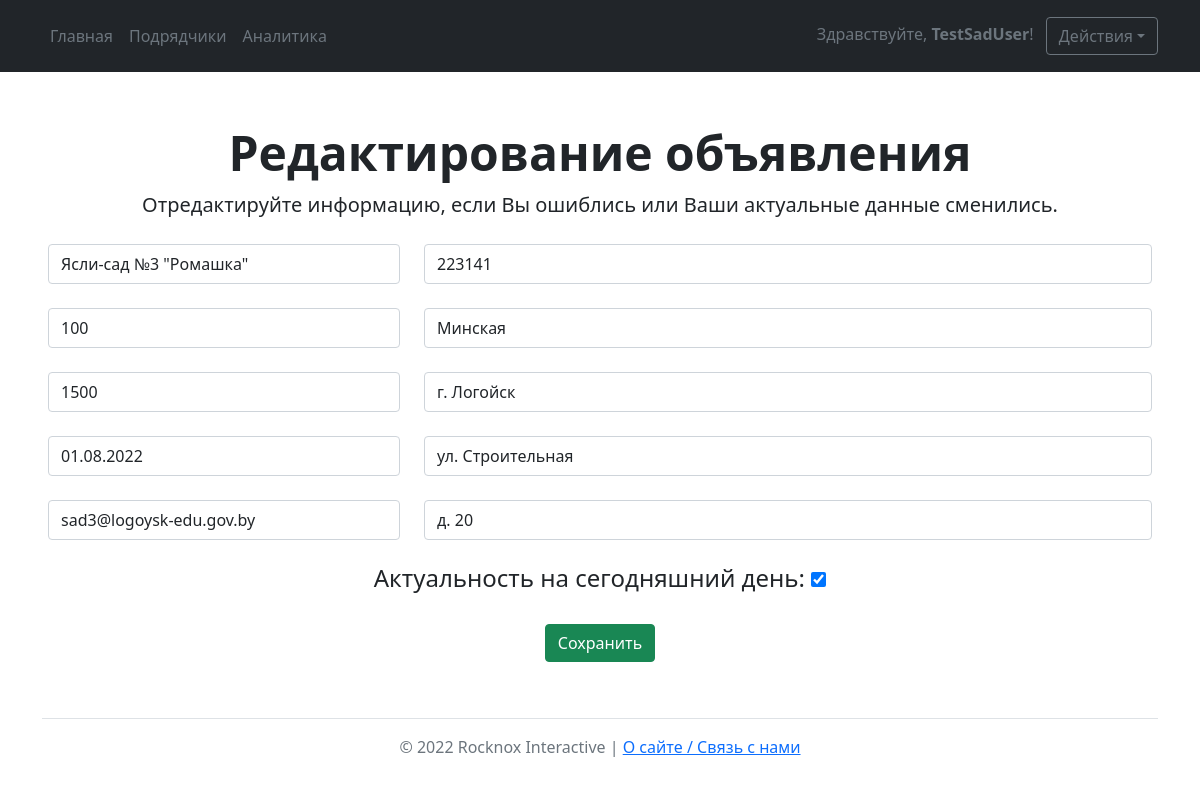
Page /editad/1 (signed in) on the committed database.
### main/models.py (models this page shows)
class Ad(models.Model):
    class Meta:
        verbose_name = 'Объявление'
        verbose_name_plural = 'Объявления'
    title = models.CharField(max_length=50, verbose_name='Название')
    area = models.IntegerField(verbose_name='Площадь заказа',
                               validators=[MinValueValidator(0), MaxValueValidator(999999)])
    budget = models.IntegerField(verbose_name='Бюджет', validators=[MinValueValidator(0), MaxValueValidator(999999)])
    deadline = models.DateField(verbose_name='Срок сдачи')
    address_index = models.IntegerField(verbose_name='[Адрес] Индекс',
                                        validators=[MinValueValidator(0), MaxValueValidator(999999)])
    address_region = models.CharField(max_length=100, verbose_name='[Адрес] Область')
    address_city = models.CharField(max_length=100, verbose_name='[Адрес] Город')
    address_street = models.CharField(max_length=100, verbose_name='[Адрес] Улица')
    address_office = models.CharField(max_length=100, verbose_name='[Адрес] Дом, корпус, помещение')
    contact = models.CharField(max_length=300, verbose_name='Контактная информация')
    actual = models.BooleanField(default=True)
    author = models.ForeignKey(User, on_delete=models.CASCADE)

### main/views.py (the view, shortened to what this page needs)
# urls.py: path('editad/<int:id>', views.EditAd),
@login_required
def EditAd(request, id):
    ad = Ad.objects.get(id=id)
    form = AddAdForm(instance=ad)
    data = {
        'form': form,
    }
    return render(request, 'edit_ad.html', data)

### main/templates/edit_ad.html (shortened to what this page needs)
{% extends 'base.html' %} {% block title %}Редактирование объявления{% endblock %} {% block mainbuttons %}
<li><a href='{% url 'main' %}' class="nav-link px-2 text-secondary">Главная</a></li>
<li><a href='{% url 'executors' %}' class="nav-link px-2 text-secondary">Подрядчики</a></li>
<li><a href='{% url 'analytics' %}' class="nav-link px-2 text-secondary">Аналитика</a></li> {% endblock %}
{% block main %}
<div class="px-4 pt-5 my-1 text-center">
    <h1 class="display-5 fw-bold">Редактирование объявления</h1>
    <div class="col-lg-12 mx-auto">
        <p class="lead mb-3">Отредактируйте информацию, если Вы ошиблись или Ваши актуальные данные сменились.</p>
    </div>
    <div class="px-4 pt-2 my-1">
        <form method="POST"> {% csrf_token %}
            <div class="row">
                <div class="col-4"> {{ form.title }}
                    <br> {{ form.area }}
                    <br> {{ form.budget }}
                    <br> {{ form.deadline }}
                    <br> {{ form.contact }}
                    <br>
                </div>
                <div class="col-8"> {{ form.address_index }}
                    <br> {{ form.address_region }}
                    <br> {{ form.address_city }}
                    <br> {{ form.address_street }}
                    <br> {{ form.address_office }}
                    <br>
                </div>
            </div>
            <h4>Актуальность на сегодняшний день: {{ form.actual }}</h4><br>
            <button class="btn btn-success" type="submit">Сохранить</button>
        </form>
    </div>
    {% endblock %}

### main/templates/BASE.html (shortened to what this page needs)
<!doctype html>
<html lang="ru">
<head>
    <link rel="stylesheet" href="https://cdn.jsdelivr.net/npm/bootstrap@5.1.3/dist/css/bootstrap.min.css">
</head>
<body>
    <main>
        <header class="p-3 bg-dark text-white sticky-top">
            <div class="container">
                <div class="d-flex flex-wrap align-items-center justify-content-center justify-content-lg-start">
                    <ul class="nav col-12 col-lg-auto me-lg-auto mb-2 justify-content-center mb-md-0">
                        {% block mainbuttons %}{% endblock %} </ul>
                    <div class="text-end"><span class="px-2 text-secondary">Здравствуйте, <strong>{{ user.username }}</strong>!</span>
                        <button class="btn btn-outline-secondary dropdown-toggle" type="button" id="dropdownMenuButton1" data-bs-toggle="dropdown" aria-expanded="false"> Действия</button>
                    </div>
                </div>
            </div>
        </header> {% block main %} {% endblock %}
    </main>
</body>
<div class="container">
    <footer class="py-3 my-4">
        <ul class="nav justify-content-center border-bottom pb-3 mb-3"></ul>
        <p class="text-center text-muted">© 2022 Rocknox Interactive | <a href='{% url 'about' %}'>О сайте / Связь с нами</a>
    </footer>
</div>
</html>

### rows in the picture
Ad: title "Ясли-сад №3 \"Ромашка\"", area "100", budget "1500", deadline "01.08.2022", contact "sad3@logoysk-edu.gov.by", address_index "223141", address_region "Минская", address_city "г. Логойск", address_street "ул. Строительная", address_office "д. 20", actual "☑"

### other values in the picture
{{ user.username }} "TestSadUser"
